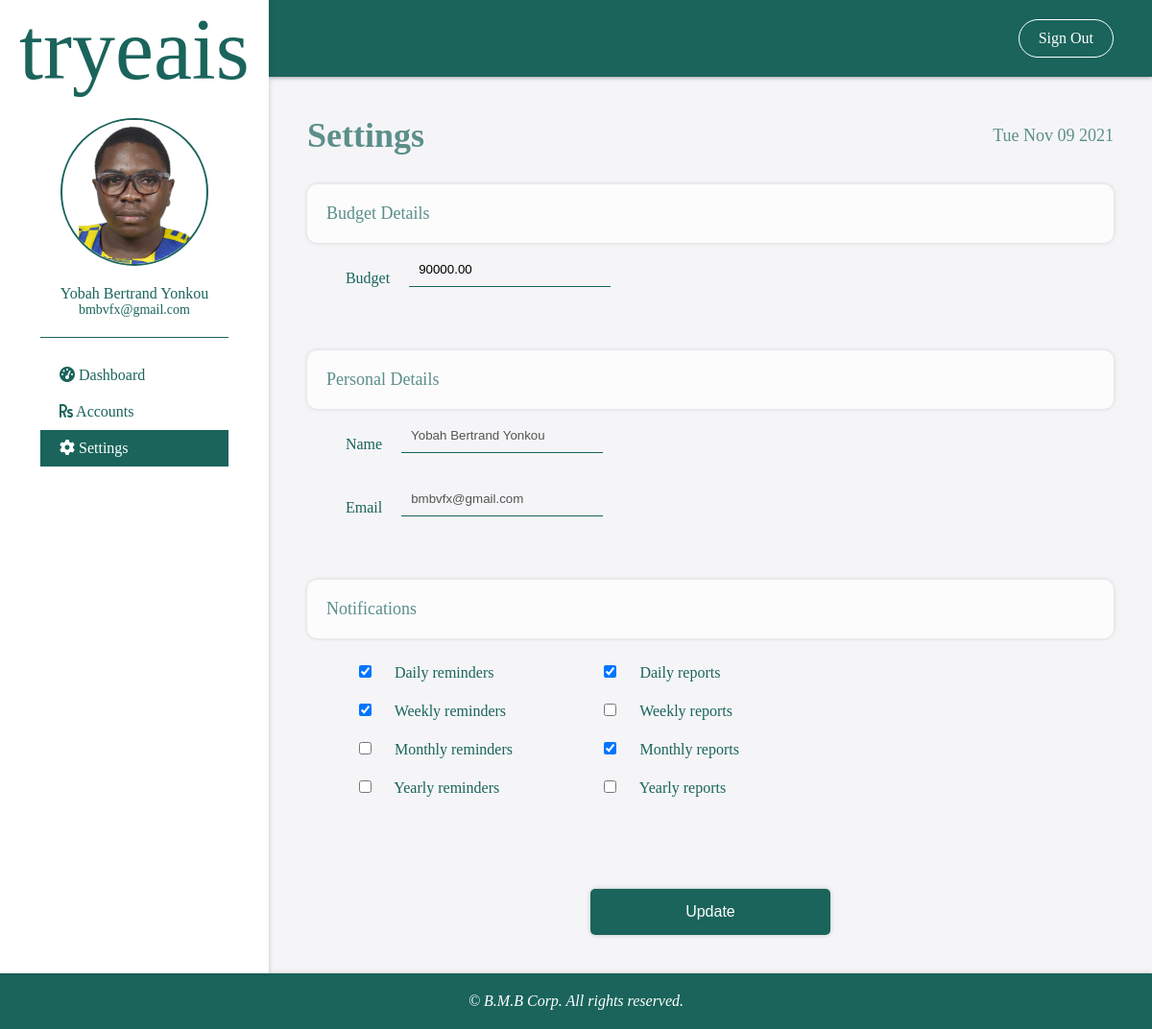
The app's page /settings (signed in) with its own data.
### tryeaisapp/models.py (models this page shows)
class Profile(models.Model):
    user = models.OneToOneField(User, on_delete=models.CASCADE, primary_key=True)
    budget = models.DecimalField(max_digits=10, decimal_places=4)
    photo = models.ImageField(upload_to='images')
    daily_reminder = models.BooleanField(default=False)
    weekly_reminder = models.BooleanField(default=False)
    monthly_reminder = models.BooleanField(default=False)
    yearly_reminder = models.BooleanField(default=False)
    daily_report = models.BooleanField(default=False)
    weekly_report = models.BooleanField(default=False)
    monthly_report = models.BooleanField(default=False)
    yearly_report = models.BooleanField(default=False)

### tryeaisapp/views.py (the view, shortened to what this page needs)
# urls.py: path("settings", view=settings, name="settings"),
def settings(request):
    context = {}
    context['profile'] = Profile.objects.get(user=request.user)
    return render(request, "settings.html", context)

### tryeaisapp/templates/settings.html (shortened to what this page needs)
{% extends 'base.html' %}
{% load static %}
{% block content %}
<body>
        <div class="content-container">
            <form action="/settings" method="post" enctype="multipart/form-data">
            <div class="title-bar">
                <div class="page-name">Settings</div>
                <div class="current-date">Monday, 20 July 2021</div>
            </div>
            <div class="setting-sections">
                <div class="section-header">Budget Details</div>
                <div class="setting-options">
                    <div class="option-tb">
                        <label for="total-budget">Budget</label>
                        <input value="{{ profile.budget|floatformat:2 }}" type="number" name="budget" id="total-budget">
                    </div>
                </div>
            </div>
            <br><br>
            <div class="setting-sections">
                <div class="section-header">Personal Details</div>
                <div class="setting-options">
                    <div class="option-tb">
                        <label for="name">Name</label>
                        <input type="text" value="{{ request.user.first_name }} {{ request.user.last_name }}" id="name" disabled>
                    </div>
                    <div class="option-tb">
                        <label for="email">Email</label>
                        <input type="email" value="{{ request.user.email }}" id="email" disabled>
                    </div>
                </div>
            </div>
            <br><br>
            <div class="setting-sections">
                <div class="section-header">Notifications</div>
                <div class="setting-options notification-options">
                    <div class="reminders">
                        <div class="daily-reminders check-option">
                            <label for="daily-reminders check-option">
                                <input {% if profile.daily_reminder %}checked{% endif %} value="{{ profile.daily_reminder }}" type="checkbox" name="d-reminders" id="daily-reminders"> Daily reminders
                            </label>
                        </div>
                        <div class="weekly-reminders check-option">
                            <label for="weekly-reminders">
                                <input {% if profile.weekly_reminder %}checked{% endif %} value="{{ profile.weekly_reminder }}" type="checkbox" name="w-reminders" id="weekly-reminders"> Weekly reminders
                            </label>
                        </div>
                        <div class="monthly-reminders check-option">
                            <label for="monthly-reminders">
                                <input {% if profile.monthly_reminder %}checked{% endif %} value="{{ profile.monthly_reminder }}" type="checkbox" name="m-reminders" id="monthly-reminders"> Monthly reminders
                            </label>
                        </div>
                        <div class="yearly-reminders check-option">
                            <label for="yearly-reminders">
                                <input {% if profile.yearly_reminder %}checked{% endif %} value="{{ profile.yearly_reminder }}" type="checkbox" name="y-reminders" id="daily-reminders"> Yearly reminders
                            </label>
                        </div>
                    </div>
                    <div class="reports">
                        <div class="daily-reports check-option">
                            <label for="daily-reports">
                                <input {% if profile.daily_report %}checked{% endif %} value="{{ profile.daily_report }}" type="checkbox" name="d-reports" id="daily-reports"> Daily reports
                            </label>
                        </div>
                        <div class="weekly-reports check-option">
                            <label for="weekly-reports">
                                <input {% if profile.weekly_report %}checked{% endif %} value="{{ profile.weekly_report }}" type="checkbox" name="w-reports" id="weekly-reports"> Weekly reports
                            </label>
                        </div>
                        <div class="monthly-reports check-option">
                            <label for="monthly-reports">
                                <input {% if profile.monthly_report %}checked{% endif %} value="{{ profile.monthly_report }}" type="checkbox" name="m-reports" id="monthly-reports"> Monthly reports
                            </label>
                        </div>
                        <div class="yearly-reports check-option">
                            <label for="yearly-reports">
                                <input {% if profile.yearly_report %}checked{% endif %}  value="{{ profile.yearly_report }}" type="checkbox" name="y-reports" id="daily-reports"> Yearly reports
                            </label>
                        </div>
                    </div>
                </div>
            </div>
            <br><br>
            <div class="update-settings">
                <button type="submit" class="update-me">Update</button>
            </div>
            </form>
        </div>
    </div>
</div>
{% endblock content %}

### tryeaisapp/templates/base.html (shortened to what this page needs)
{% load static %}
<!DOCTYPE html>
<html lang="en">
<head>
    <link rel="stylesheet" href="{% static 'css/dashboard.css' %}" type="text/css">
</head>
<body>
    <div class="body-container">
        <div class="side-bar">
            <div class="side-bar-content">
                <div class="title">tryeais</div>
                <div class="profile-details">
                    <div class="profile-photo">
                        <img src="{% static 'assets/profile-photo.jpeg' %}" alt="Profile Photo">
                    </div>
                    <div class="name">{{ request.user.first_name }} {{ request.user.last_name}} </div>
                    <div class="email">{{ request.user.email }}</div>
                </div>
                <div class="line"></div>
                <div class="options">
                    <a href="{% url 'dashboard' %}" class="option {% if request.path == '/dashboard' %} active-option {% endif %}" id="dashboard"><i class="fa fa-tachometer-alt"></i> Dashboard</a>
                    <a href="{% url 'accounts' %}" class="option {% if request.path == '/accounts' %} active-option {% endif %}" id="accounts"><i class="fa fa-rupee-sign"></i> Accounts</a>
                    <a href="{% url 'settings' %}" class="option {% if request.path == '/settings' %} active-option {% endif %}" id="settings"><i class="fa fa-gear"></i> Settings</a>
                </div>
            </div>
        </div>
        <div class="main-section">
            <div class="top-nav">
                <a style="text-decoration: none;" href="{% url 'logout' %}" class="sign-out-button"> Sign Out</a>
            </div>
{% block content %}
{% endblock content %}
<footer>
    &copy; B.M.B Corp. All rights reserved.
</footer>
</body>
</html>

### tryeaisapp/static/css/dashboard.css (style rules this page uses)
body { font-family: 'Microsoft sans serif'; color: var(--theme-color); margin: 0; padding: 0; background-color: #f5f5f8; }
.body-container { display: flex; flex-direction: row; }
.side-bar { width: 300px; background-color: white; box-shadow: 0px 0px 5px 0px rgba(0, 0, 0, 0.2); z-index: 3; }
.side-bar-content { width: 100%; display: flex; flex-direction: column; align-items: center; top: 0; position: sticky; }
.title { font-family: 'SignPainter'; font-size: 90px; padding: 0px 20px 20px 20px; }
.profile-photo { width: 150px; height: 150px; overflow: hidden; display: flex; align-items: center; justify-content: center; border-radius: 100px; border: 2px solid var(--theme-color); }
.profile-details { display: flex; flex-direction: column; align-items: center; }
.profile-photo > img { height: 100%; object-fit: cover ; }
.name { padding-top: 20px; font-size: 16px; }
.email { font-weight: lighter; font-size: 14px; }
.line { width: 70%; height: 1px; background-color: var(--theme-color); margin: 20px 0 20px 0; }
.options { display: flex; flex-direction: column; width: 70%; align-items: flex-start; }
.option { padding: 10px 0 10px 0; width: 100%; transition: 1s cubic-bezier(0.25, 0.46, 0.45, 0.94); text-decoration: none; color: var(--theme-color); }
.option > i { padding-left: 20px; }
.main-section { display: flex; flex-direction: column; width: 100%; }
.top-nav { background-color: var(--theme-color); padding: 20px 0 20px 0; width: 100%; display: flex; flex-direction: row; justify-content: flex-end; box-shadow: 0px 0px 5px 0px rgba(0, 0, 0, 0.5); height: 40px; top: 0; position: sticky; z-index: 2; }
.sign-out-button { background-color: var(--theme-color); padding: 10px 20px 10px 20px; border: 1px solid white; border-radius: 50px; color: white; margin-right: 40px; transition: 500ms linear; }
.content-container { width: 100%; }
.title-bar { width: 100%; display: flex; flex-direction: row; justify-content: space-between; padding: 40px 0px 20px; opacity: 0.7; align-items: center; }
.page-name { font-weight: bolder; font-size: 36px; padding-left: 40px; }
.current-date { font-size: 18px; padding-right: 40px; }
footer { text-align: center; font-style: italic; padding: 20px; box-shadow: var(--card-shadow); background-color: var(--theme-color); color: white ; }
.setting-sections { margin: 10px 40px 0px 40px; }
.section-header { padding: 20px; background-color: white; box-shadow: var(--card-shadow); border-radius: 10px; font-size: 18px; opacity: 0.7; }
.setting-options { padding-left: 40px; padding-right: 40px; }
.option-tb { display: flex; flex-direction: row; align-items: flex-end; padding: 10px 0 20px 0; }
#name, #total-budget, #email, #photo { padding: 10px; border: none; background-color: transparent; border-bottom: 1px solid var(--theme-color); margin-left: 20px; width: 25%; }
.check-option > label > input { margin-right: 20px; }
.check-option > label { padding: 10px; }
.check-option { padding: 0 0 20px 0; }
.reminders, .reports { margin-top: 25px; }
.notification-options { display: flex; flex-direction: row; justify-content: space-between; width: 50%; }
.update-settings { display: flex; flex-direction: row; justify-content: center; padding: 40px; }
.update-me { width: 250px; padding: 15px; color: white; background-color: var(--theme-color); border: none; box-shadow: var(--card-shadow); font-size: 16px; border-radius: 5px; }

### tryeaisapp/static/css/common.css (style rules this page uses)
:root { --theme-color: #1A645B; --card-shadow: 0px 0px 5px 0px rgba(0, 0, 0, 0.2); }
.active-option { cursor: pointer; color: white !important; background-color: var(--theme-color); }

### records on screen
Profile: budget "90000.00", daily_reminder "☑", weekly_reminder "☑", daily_report "☑", monthly_report "☑"

### other values on screen
{{ request.user.first_name }} "Yobah"
{{ request.user.last_name }} "Bertrand Yonkou"
{{ request.user.email }} "bmbvfx@gmail.com"
